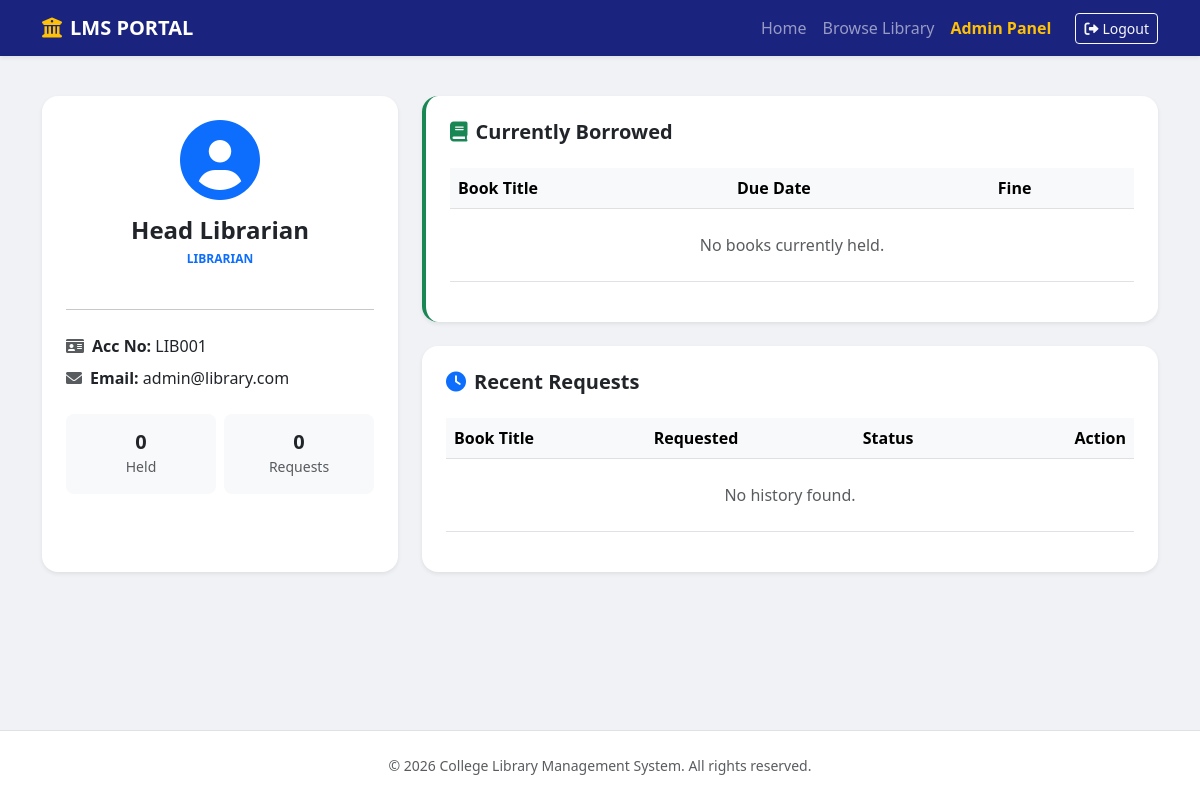
The app's page /profile (signed in) with its own data.
### controller/models.py (models this page shows)
class User(db.Model, UserMixin): # <--- Add UserMixin here
    id = db.Column(db.Integer, primary_key=True)
    account_no = db.Column(db.String(20), unique=True, nullable=False)
    name = db.Column(db.String(100), nullable=False)
    email = db.Column(db.String(120), unique=True, nullable=False)
    password = db.Column(db.String(200), nullable=False)
    role = db.Column(db.String(20), nullable=False) # 'librarian', 'staff', 'student'
    rentals = db.relationship('Transaction', backref='borrower', lazy=True)

### app.py (the view)
@app.route('/profile')
@login_required
def profile():
    user_requests = BookRequest.query.filter_by(user_id=current_user.id).order_by(BookRequest.request_date.desc()).all()
    active_borrows = Transaction.query.filter_by(user_id=current_user.id, return_date=None).all()
    borrow_history = Transaction.query.filter_by(user_id=current_user.id).filter(Transaction.return_date != None).all()
    return render_template('profile.html',
                           requests=user_requests,
                           active_borrows=active_borrows,
                           history=borrow_history,
                           now=datetime.utcnow())

### app.py (called while the page is built)
@login_manager.user_loader
def load_user(user_id):
    return db.session.get(User, int(user_id))

### templates/profile.html
{% extends "base.html" %}
{% block content %}
<div class="container py-4">
    <div class="row g-4">
        <div class="col-md-4">
            <div class="card border-0 shadow-sm rounded-4 text-center p-4 h-100">
                <div class="mb-3">
                    <i class="fas fa-user-circle fa-5x text-primary"></i>
                </div>
                <h4 class="fw-bold mb-1">{{ current_user.name }}</h4>
                <p class="badge bg-primary-soft text-primary px-3">{{ current_user.role | upper }}</p>
                <hr class="my-4">
                <div class="text-start">
                    <p class="mb-2"><i class="fas fa-id-card me-2 text-muted"></i><strong>Acc No:</strong> {{ current_user.account_no }}</p>
                    <p class="mb-4"><i class="fas fa-envelope me-2 text-muted"></i><strong>Email:</strong> {{ current_user.email }}</p>
                </div>
                <div class="row g-2">
                    <div class="col-6">
                        <div class="bg-light p-3 rounded-3">
                            <h5 class="fw-bold mb-0 text-dark">{{ active_borrows|length }}</h5>
                            <small class="text-muted">Held</small>
                        </div>
                    </div>
                    <div class="col-6">
                        <div class="bg-light p-3 rounded-3">
                            <h5 class="fw-bold mb-0 text-dark">{{ requests|length }}</h5>
                            <small class="text-muted">Requests</small>
                        </div>
                    </div>
                </div>
            </div>
        </div>
        <div class="col-md-8">
            <div class="card border-0 shadow-sm rounded-4 p-4 mb-4 border-start border-4 border-success">
                <h5 class="fw-bold mb-4 text-dark"><i class="fas fa-book me-2 text-success"></i>Currently Borrowed</h5>
                <div class="table-responsive">
                    <table class="table align-middle">
                        <thead class="table-light">
                            <tr>
                                <th>Book Title</th>
                                <th>Due Date</th>
                                <th>Fine</th>
                            </tr>
                        </thead>
                        <tbody>
                            {% for txn in active_borrows %}
                            <tr>
                                <td class="fw-bold">{{ txn.book.title }}</td>
                                <td>
                                    <span class="{% if now > txn.due_date %}text-danger fw-bold{% endif %}">
                                        {{ txn.due_date.strftime('%d-%b-%Y') }}
                                    </span>
                                </td>
                                <td>
                                    {% set days = (now - txn.due_date).days %}
                                    <span class="{% if days > 0 %}text-danger fw-bold{% else %}text-success{% endif %}">
                                        ₹ {{ days * 5 if days > 0 else 0 }}
                                    </span>
                                </td>
                            </tr>
                            {% else %}
                            <tr><td colspan="3" class="text-center py-4 text-muted">No books currently held.</td></tr>
                            {% endfor %}
                        </tbody>
                    </table>
                </div>
            </div>
            <div class="card border-0 shadow-sm rounded-4 p-4">
                <h5 class="fw-bold mb-4 text-dark"><i class="fas fa-clock me-2 text-primary"></i>Recent Requests</h5>
                <div class="table-responsive">
                    <table class="table align-middle">
                        <thead class="table-light">
                            <tr>
                                <th>Book Title</th>
                                <th>Requested</th>
                                <th>Status</th>
                                <th class="text-end">Action</th>
                            </tr>
                        </thead>
                        <tbody>
                            {% for req in requests %}
                            <tr>
                                <td>{{ req.book.title }}</td>
                                <td>{{ req.request_date.strftime('%d-%b') }}</td>
                                <td>
                                    <span class="badge {% if req.status == 'Pending' %}bg-warning{% elif req.status == 'Approved' %}bg-success{% else %}bg-danger{% endif %}">
                                        {{ req.status }}
                                    </span>
                                </td>
                                <td class="text-end">
                                    {% if req.status == 'Pending' %}
                                    <form action="{{ url_for('cancel_request', req_id=req.id) }}" method="POST" style="display:inline;">
                                        <button type="submit" class="btn btn-sm btn-outline-danger border-0" title="Cancel Request">
                                            <i class="fas fa-times-circle"></i>
                                        </button>
                                    </form>
                                    {% endif %}
                                </td>
                            </tr>
                            {% else %}
                            <tr><td colspan="4" class="text-center py-4 text-muted">No history found.</td></tr>
                            {% endfor %}
                        </tbody>
                    </table>
                </div>
            </div>
        </div>
    </div>
</div>
{% endblock %}

### static/style.css (style rules this page uses)
:root { --college-blue: #1a237e; --accent-gold: #fbc02d; }
body { background-color: #f0f2f5; color: #333; }
.card { border: none; border-radius: 12px; transition: all 0.3s ease; }

### records on screen
User: name "Head Librarian", role "LIBRARIAN", account_no "LIB001", email "admin@library.com"

### other values on screen
{{ active_borrows|length }} "0"
{{ requests|length }} "0"
